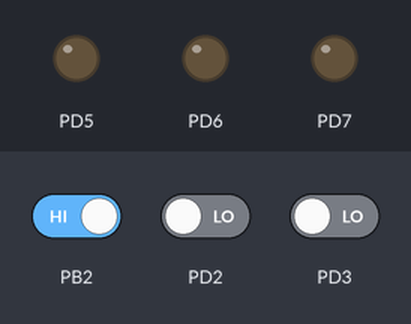
A program run on a simulated ATmega32, built with avr-gcc and emulated at 1 MHz. On the bench: output pins drawn as LEDs (lit = HIGH). Inputs (shaded band) come from the test bench; at power-on: PB2 HIGH, PD2 LOW, PD3 LOW.

Above: at 1.2 s.
1.3 s: PB2 driven LOW
At 2.4 s:
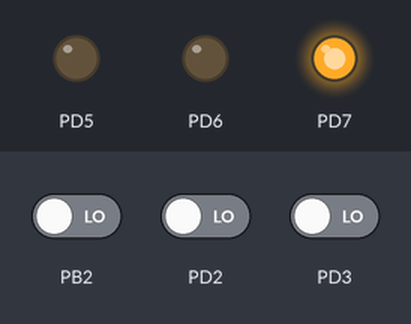
4.3 s: PD2 driven HIGH
At 4.7 s:
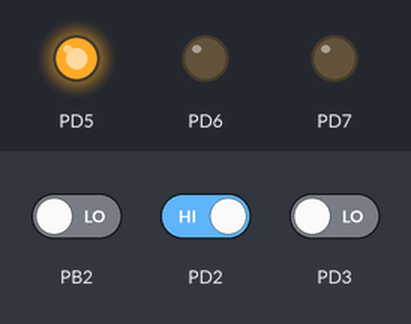
7.3 s: PD3 driven HIGH
At 8.2 s:
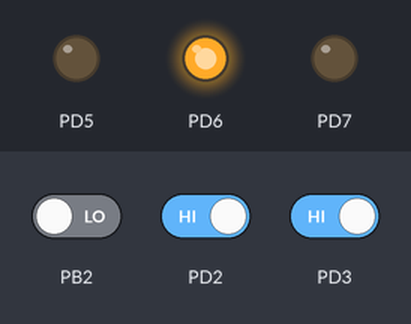
10.3 s: PD2 driven LOW
At 11.6 s:
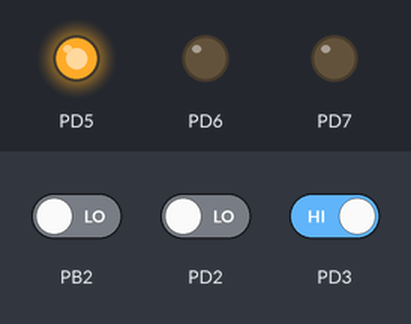
Timing chart, 0 to 13.5 s (numbered marks = the images above; inputs shaded):
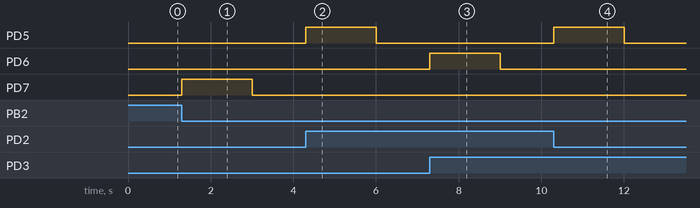

The program:

main.c
```c
/*
 * Unit6_Lesson4_SEC_LAB.c
 *
 * Created: 02/10/2022 19:24:37
 * Author : MAshr
 */


#define F_CPU 1000000ul
#include "util/delay.h"
//#include <avr/io.h>
#include <avr/interrupt.h>


#define SREG *(volatile uint8_t *)(0x05F)
#define MCUCR *(volatile uint8_t *)(0x055)
#define MCUCSR *(volatile uint8_t *)(0x054)
#define GICR *(volatile uint8_t *)(0x05B)

#define GPIO_base 0x20
#define GPIO_PORTD  *(volatile uint8_t *)(GPIO_base + 0x12)
#define GPIO_DDRD  *(volatile uint8_t *)(GPIO_base + 0x11)

void GPIO_init(void ){

	GPIO_DDRD|=(0b111<<5);
}


void interrupt_init(void)
{
	// enable global interrupt
	SREG|=(1<<7) ;
	//Interrupt0 for level change
	MCUCR|=(0b01<<0) ;
	//Interrupt1 for rising
	MCUCR|=(0b11<<2) ;
	//interrupt 2  rising
	MCUCSR &=~(0b1<<6) ;
	// enable interrupt mask
	GICR |=(0b111<<5) ;

}

int main(void)
{


GPIO_init();
interrupt_init();

    while(1)
    {
		GPIO_PORTD &= ~((1<<5) | (1<<6) | (1<<7)) ;
	    _delay_ms(1000) ;
    }
}


ISR(INT0_vect)
{
	GPIO_PORTD |= 1<<5;
	_delay_ms(1000) ;
}

ISR(INT1_vect)
{
	GPIO_PORTD |= 1<<6;
	_delay_ms(1000) ;
}

ISR(INT2_vect)
{
	GPIO_PORTD |= 1<<7 ;
	_delay_ms(1000) ;
}
```

Measured:
- after the input at 1.3 s, PD7: LOW → HIGH at once, → LOW 1.7 s later
- after the input at 4.3 s, PD5: LOW → HIGH at once, → LOW 1.7 s later
- after the input at 7.3 s, PD6: LOW → HIGH at once, → LOW 1.7 s later
- after the input at 10.3 s, PD5: LOW → HIGH at once, → LOW 1.7 s later
